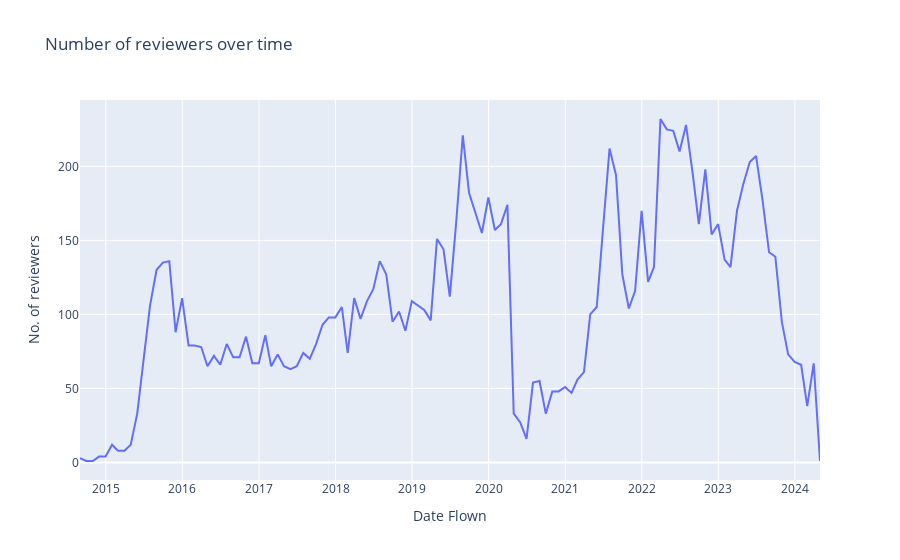

The cell this chart's notebook holds for it:
### Code cell
# Group by 'Date Flown tmp' (monthly) and 'Airlines' and count the number of flights
monthly_flights = df.groupby([pd.Grouper(key='Date Flown tmp', freq='M')]).size().reset_index(name='Number of Customers')

# Plot the line plot using Plotly Express
fig = px.line(monthly_flights, x='Date Flown tmp', y='Number of Customers', 
              title='Number of reviewers over time',
              labels={'Number of Customers': 'No. of reviewers', 'Date Flown tmp': 'Date'})
fig.update_layout(xaxis_title='Date Flown', yaxis_title='No. of reviewers', hovermode='x')
fig.show()
